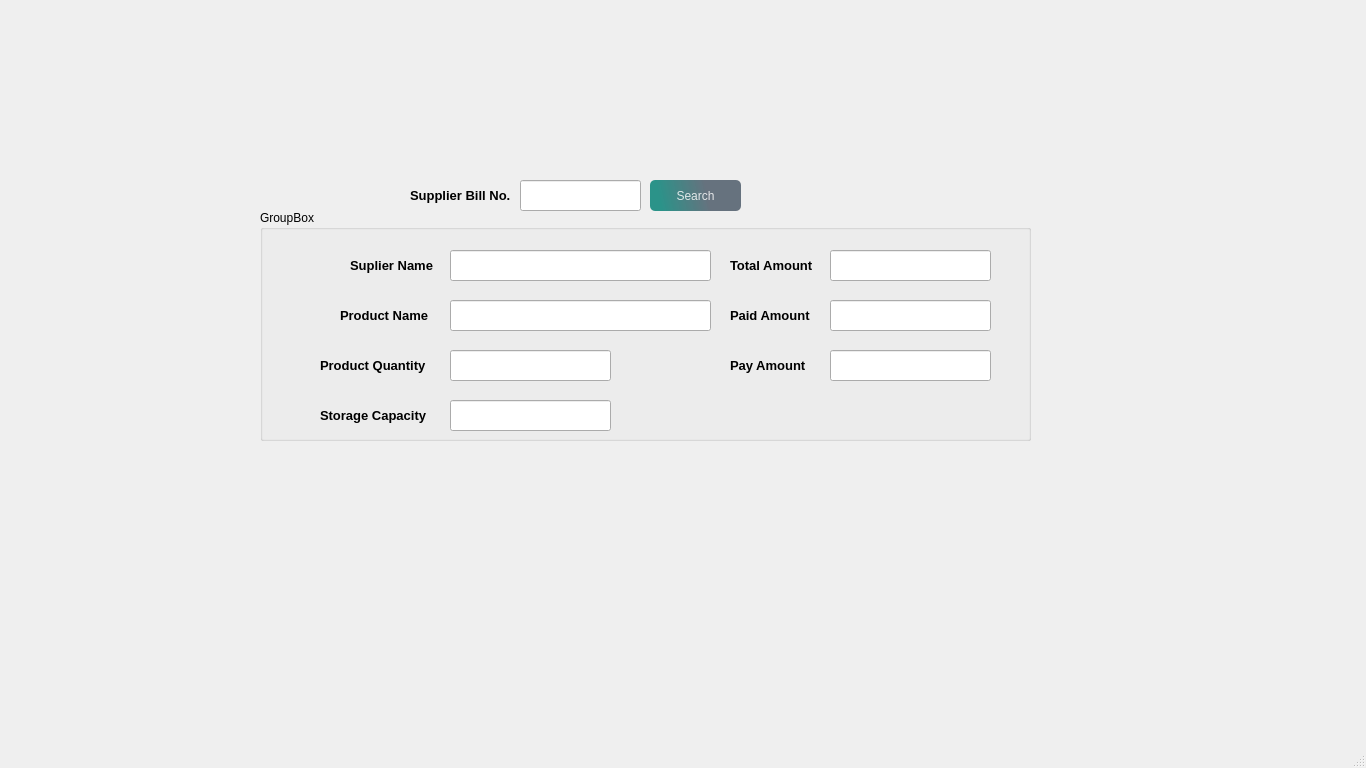
<?xml version="1.0" encoding="UTF-8"?>
<ui version="4.0">
 <class>MainWindow</class>
 <widget class="QMainWindow" name="MainWindow">
  <property name="geometry">
   <rect>
    <x>0</x>
    <y>0</y>
    <width>1366</width>
    <height>768</height>
   </rect>
  </property>
  <property name="minimumSize">
   <size>
    <width>771</width>
    <height>330</height>
   </size>
  </property>
  <property name="maximumSize">
   <size>
    <width>1366</width>
    <height>768</height>
   </size>
  </property>
  <property name="windowTitle">
   <string>MainWindow</string>
  </property>
  <widget class="QWidget" name="centralwidget">
   <widget class="QWidget" name="widget" native="true">
    <property name="geometry">
     <rect>
      <x>250</x>
      <y>160</y>
      <width>791</width>
      <height>291</height>
     </rect>
    </property>
    <widget class="QLineEdit" name="lineEdit_88">
     <property name="geometry">
      <rect>
       <x>270</x>
       <y>20</y>
       <width>121</width>
       <height>31</height>
      </rect>
     </property>
     <property name="font">
      <font>
       <weight>75</weight>
       <bold>true</bold>
      </font>
     </property>
     <property name="styleSheet">
      <string notr="true">color: rgb(85, 0, 255);</string>
     </property>
     <property name="text">
      <string/>
     </property>
     <property name="maxLength">
      <number>10</number>
     </property>
    </widget>
    <widget class="QPushButton" name="pushButton_16">
     <property name="geometry">
      <rect>
       <x>400</x>
       <y>20</y>
       <width>91</width>
       <height>31</height>
      </rect>
     </property>
     <property name="font">
      <font>
       <underline>false</underline>
       <strikeout>false</strikeout>
       <stylestrategy>PreferAntialias</stylestrategy>
       <kerning>true</kerning>
      </font>
     </property>
     <property name="cursor">
      <cursorShape>ClosedHandCursor</cursorShape>
     </property>
     <property name="focusPolicy">
      <enum>Qt::ClickFocus</enum>
     </property>
     <property name="autoFillBackground">
      <bool>false</bool>
     </property>
     <property name="styleSheet">
      <string notr="true">QPushButton#pushButton_16{
	background-color: qlineargradient(spread:pad, x1:0.097, y1:0.448864, x2:0.631, y2:0.409091, stop:0 rgba(11, 131, 120, 219), stop:1 rgba(85, 98, 112, 226));

	color:rgba(255,255,255,210);
    border-radius:5px;
}
QPushButton#pushButton_16:hover{
	background-color: qlineargradient(spread:pad, x1:0.097, y1:0.448864, x2:0.631, y2:0.409091, stop:0 rgba(150, 123, 111, 219), stop:1 rgba(85, 81, 84, 226));
}
QPushButton#pushButton_16:pressed{
	padding-left:5px;
	padding-top:5px;
	background-color:rgba(150,123,111,255);
}




QPushButton#pushButton_17{
	background-color:rgba(0,0,0,0);
	color:rgba(85,98,112,255);
}
QPushButton#pushButton_17:hover{
	color:rgba(131,96,53,255);
}
QPushButton#pushButton_17:pressed{
	padding-left:5px;
	padding-top:5px;
	color:rgba(91,88,53,255);
}</string>
     </property>
     <property name="text">
      <string>Search</string>
     </property>
    </widget>
    <widget class="QLabel" name="label_30">
     <property name="geometry">
      <rect>
       <x>160</x>
       <y>20</y>
       <width>101</width>
       <height>31</height>
      </rect>
     </property>
     <property name="font">
      <font>
       <pointsize>10</pointsize>
       <weight>75</weight>
       <bold>true</bold>
      </font>
     </property>
     <property name="text">
      <string>Supplier Bill No.</string>
     </property>
    </widget>
    <widget class="QGroupBox" name="groupBox">
     <property name="geometry">
      <rect>
       <x>10</x>
       <y>50</y>
       <width>771</width>
       <height>231</height>
      </rect>
     </property>
     <property name="minimumSize">
      <size>
       <width>771</width>
       <height>231</height>
      </size>
     </property>
     <property name="maximumSize">
      <size>
       <width>771</width>
       <height>301</height>
      </size>
     </property>
     <property name="title">
      <string>GroupBox</string>
     </property>
     <widget class="QLabel" name="label_31">
      <property name="geometry">
       <rect>
        <x>80</x>
        <y>90</y>
        <width>101</width>
        <height>31</height>
       </rect>
      </property>
      <property name="font">
       <font>
        <pointsize>10</pointsize>
        <weight>75</weight>
        <bold>true</bold>
       </font>
      </property>
      <property name="text">
       <string>Product Name</string>
      </property>
     </widget>
     <widget class="QLabel" name="label_32">
      <property name="geometry">
       <rect>
        <x>60</x>
        <y>140</y>
        <width>121</width>
        <height>31</height>
       </rect>
      </property>
      <property name="font">
       <font>
        <pointsize>10</pointsize>
        <weight>75</weight>
        <bold>true</bold>
       </font>
      </property>
      <property name="text">
       <string>Product Quantity</string>
      </property>
     </widget>
     <widget class="QLabel" name="label_33">
      <property name="geometry">
       <rect>
        <x>60</x>
        <y>190</y>
        <width>121</width>
        <height>31</height>
       </rect>
      </property>
      <property name="font">
       <font>
        <pointsize>10</pointsize>
        <weight>75</weight>
        <bold>true</bold>
       </font>
      </property>
      <property name="text">
       <string>Storage Capacity</string>
      </property>
     </widget>
     <widget class="QLabel" name="label_34">
      <property name="geometry">
       <rect>
        <x>470</x>
        <y>40</y>
        <width>91</width>
        <height>31</height>
       </rect>
      </property>
      <property name="font">
       <font>
        <pointsize>10</pointsize>
        <weight>75</weight>
        <bold>true</bold>
       </font>
      </property>
      <property name="text">
       <string>Total Amount</string>
      </property>
     </widget>
     <widget class="QLabel" name="label_35">
      <property name="geometry">
       <rect>
        <x>90</x>
        <y>40</y>
        <width>91</width>
        <height>31</height>
       </rect>
      </property>
      <property name="font">
       <font>
        <pointsize>10</pointsize>
        <weight>75</weight>
        <bold>true</bold>
       </font>
      </property>
      <property name="text">
       <string>Suplier Name</string>
      </property>
     </widget>
     <widget class="QLineEdit" name="lineEdit_17">
      <property name="geometry">
       <rect>
        <x>190</x>
        <y>40</y>
        <width>261</width>
        <height>31</height>
       </rect>
      </property>
      <property name="font">
       <font>
        <weight>75</weight>
        <bold>true</bold>
       </font>
      </property>
      <property name="styleSheet">
       <string notr="true">color: rgb(85, 0, 255);</string>
      </property>
      <property name="text">
       <string/>
      </property>
      <property name="maxLength">
       <number>10</number>
      </property>
     </widget>
     <widget class="QLineEdit" name="lineEdit_18">
      <property name="geometry">
       <rect>
        <x>190</x>
        <y>90</y>
        <width>261</width>
        <height>31</height>
       </rect>
      </property>
      <property name="font">
       <font>
        <weight>75</weight>
        <bold>true</bold>
       </font>
      </property>
      <property name="styleSheet">
       <string notr="true">color: rgb(85, 0, 255);</string>
      </property>
      <property name="text">
       <string/>
      </property>
      <property name="maxLength">
       <number>10</number>
      </property>
     </widget>
     <widget class="QLineEdit" name="lineEdit_19">
      <property name="geometry">
       <rect>
        <x>190</x>
        <y>140</y>
        <width>161</width>
        <height>31</height>
       </rect>
      </property>
      <property name="font">
       <font>
        <weight>75</weight>
        <bold>true</bold>
       </font>
      </property>
      <property name="styleSheet">
       <string notr="true">color: rgb(85, 0, 255);</string>
      </property>
      <property name="text">
       <string/>
      </property>
      <property name="maxLength">
       <number>10</number>
      </property>
     </widget>
     <widget class="QLineEdit" name="lineEdit_20">
      <property name="geometry">
       <rect>
        <x>190</x>
        <y>190</y>
        <width>161</width>
        <height>31</height>
       </rect>
      </property>
      <property name="font">
       <font>
        <weight>75</weight>
        <bold>true</bold>
       </font>
      </property>
      <property name="styleSheet">
       <string notr="true">color: rgb(85, 0, 255);</string>
      </property>
      <property name="text">
       <string/>
      </property>
      <property name="maxLength">
       <number>10</number>
      </property>
     </widget>
     <widget class="QLineEdit" name="lineEdit_21">
      <property name="geometry">
       <rect>
        <x>570</x>
        <y>40</y>
        <width>161</width>
        <height>31</height>
       </rect>
      </property>
      <property name="font">
       <font>
        <weight>75</weight>
        <bold>true</bold>
       </font>
      </property>
      <property name="styleSheet">
       <string notr="true">color: rgb(85, 0, 255);</string>
      </property>
      <property name="text">
       <string/>
      </property>
      <property name="maxLength">
       <number>10</number>
      </property>
     </widget>
     <widget class="QLabel" name="label_36">
      <property name="geometry">
       <rect>
        <x>470</x>
        <y>90</y>
        <width>91</width>
        <height>31</height>
       </rect>
      </property>
      <property name="font">
       <font>
        <pointsize>10</pointsize>
        <weight>75</weight>
        <bold>true</bold>
       </font>
      </property>
      <property name="text">
       <string>Paid Amount</string>
      </property>
     </widget>
     <widget class="QLineEdit" name="lineEdit_22">
      <property name="geometry">
       <rect>
        <x>570</x>
        <y>90</y>
        <width>161</width>
        <height>31</height>
       </rect>
      </property>
      <property name="font">
       <font>
        <weight>75</weight>
        <bold>true</bold>
       </font>
      </property>
      <property name="styleSheet">
       <string notr="true">color: rgb(85, 0, 255);</string>
      </property>
      <property name="text">
       <string/>
      </property>
      <property name="maxLength">
       <number>10</number>
      </property>
     </widget>
     <widget class="QLabel" name="label_37">
      <property name="geometry">
       <rect>
        <x>470</x>
        <y>140</y>
        <width>91</width>
        <height>31</height>
       </rect>
      </property>
      <property name="font">
       <font>
        <pointsize>10</pointsize>
        <weight>75</weight>
        <bold>true</bold>
       </font>
      </property>
      <property name="text">
       <string>Pay Amount</string>
      </property>
     </widget>
     <widget class="QLineEdit" name="lineEdit_23">
      <property name="geometry">
       <rect>
        <x>570</x>
        <y>140</y>
        <width>161</width>
        <height>31</height>
       </rect>
      </property>
      <property name="font">
       <font>
        <weight>75</weight>
        <bold>true</bold>
       </font>
      </property>
      <property name="styleSheet">
       <string notr="true">color: rgb(85, 0, 255);</string>
      </property>
      <property name="text">
       <string/>
      </property>
      <property name="maxLength">
       <number>10</number>
      </property>
     </widget>
    </widget>
   </widget>
  </widget>
  <widget class="QMenuBar" name="menubar">
   <property name="geometry">
    <rect>
     <x>0</x>
     <y>0</y>
     <width>1366</width>
     <height>21</height>
    </rect>
   </property>
  </widget>
  <widget class="QStatusBar" name="statusbar"/>
 </widget>
 <resources/>
 <connections/>
</ui>
